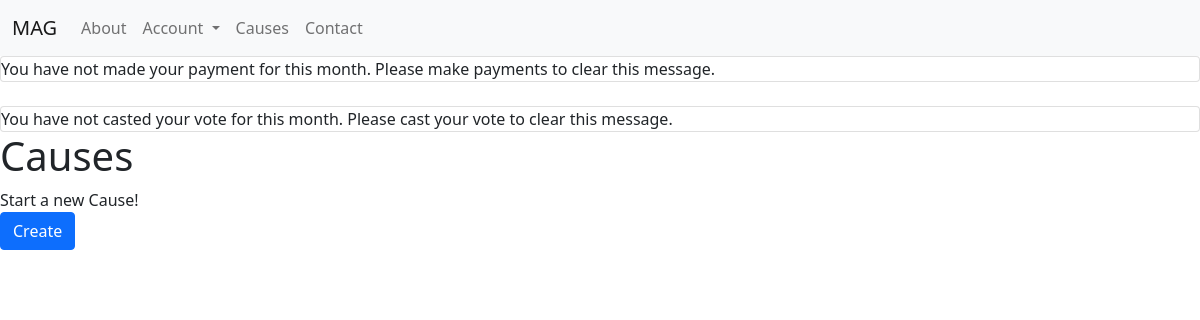
The app's page /causes (signed in), older data.
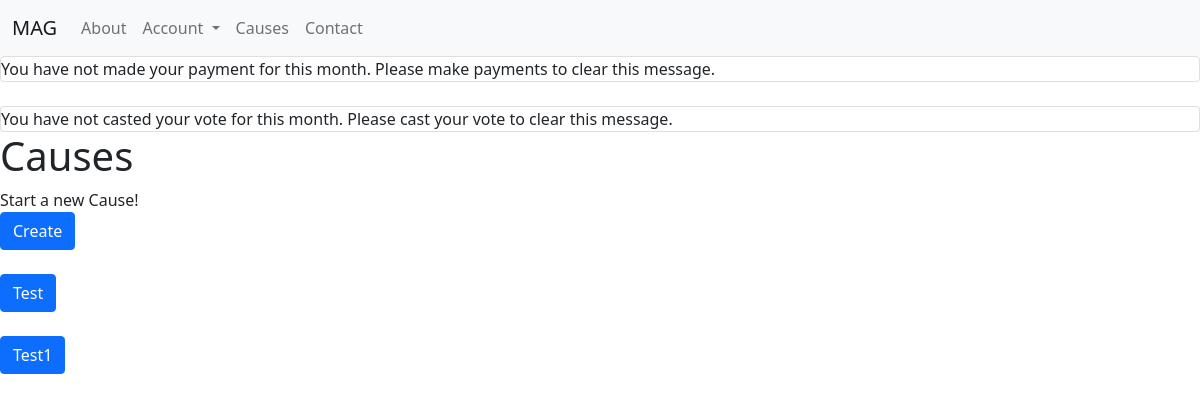
The same page, newer data.
### main/models.py (models this page shows)
class Cause(models.Model):
    name = models.CharField(max_length=128)
    category = models.CharField(max_length=32)
    brief_description = models.CharField(max_length=225)
    country = models.CharField(max_length=32)
    state = models.CharField(max_length=32)
    city = models.CharField(max_length=32)
    address = models.CharField(max_length=255, blank=True)
    duration = models.IntegerField(default=0)
    detail_description = models.TextField()
    cost = models.FloatField()
    cost_breakdown = models.TextField()
    expiration = models.IntegerField(blank=True)
    investigated = models.BooleanField(default=False)
    investigator = models.ForeignKey(settings.AUTH_USER_MODEL, blank=True, on_delete=models.SET_NULL, null=True, related_name = 'investigator')
    investigation_note = models.CharField(blank=True, max_length=255)
    approved = models.BooleanField(default=False)
    approver = models.ForeignKey(settings.AUTH_USER_MODEL, blank=True, on_delete=models.SET_NULL, null=True, related_name = 'approver')
    approved_date = models.DateTimeField(blank=True, null=True)
    creator = models.ForeignKey(settings.AUTH_USER_MODEL, on_delete=models.SET_NULL, null=True)
    backers = models.ManyToManyField(settings.AUTH_USER_MODEL, blank=True, related_name = 'backers')
    voters = models.ManyToManyField(settings.AUTH_USER_MODEL, blank=True, related_name = 'voters')
    completed = models.BooleanField(default=False)
    closed = models.BooleanField(default=False)
    closed_note = models.TextField(blank=True)
    closer = models.ForeignKey(settings.AUTH_USER_MODEL, blank=True, on_delete=models.SET_NULL, null=True, related_name = 'closer')
    closed_date = models.DateTimeField(blank=True, null=True)
    supervisor = models.ForeignKey(settings.AUTH_USER_MODEL, blank=True, on_delete=models.SET_NULL, null=True, related_name = 'supervisor')
    coordinator = models.ForeignKey(settings.AUTH_USER_MODEL, blank=True, on_delete=models.SET_NULL, null=True, related_name = 'coordinator')
    volunteers = models.ManyToManyField(settings.AUTH_USER_MODEL, blank=True, related_name = 'volunteers')
    status = models.CharField(max_length=32)
    date_added = models.DateTimeField(auto_now_add=True)
    slug = models.SlugField(max_length=128)

### main/views.py (the view)
# urls.py: path("causes", views.causes, name="causes"),
def causes(request):
    causes = Cause.objects.all()
    context = {
        'causes': causes
    }
    return render(request, "main/causes.html", context)

### main/templates/main/causes.html (shortened to what this page needs)
{% extends "main/layout.html" %}
{% block body %}
    <main id="">
        <h1>
            Causes
        </h1>
        <div>
            Start a new Cause!
            <div>
                <a class="btn btn-primary" href="{% url 'new-cause' %}">
                    Create
                </a>
            </div>
        </div>
        <br>
        <div>
        {% for cause in causes %}
            <div>
                <a class="btn btn-primary" href="{% url 'cause' cause.slug %}">
                    {{ cause.name }}
                </a>
            </div>
            <br>
        {% endfor %}
        </div>
    </main>
{% endblock %}

Row changes from the older to the newer data that the page shows:
added Cause: name "Test"
added Cause: name "Test1"
